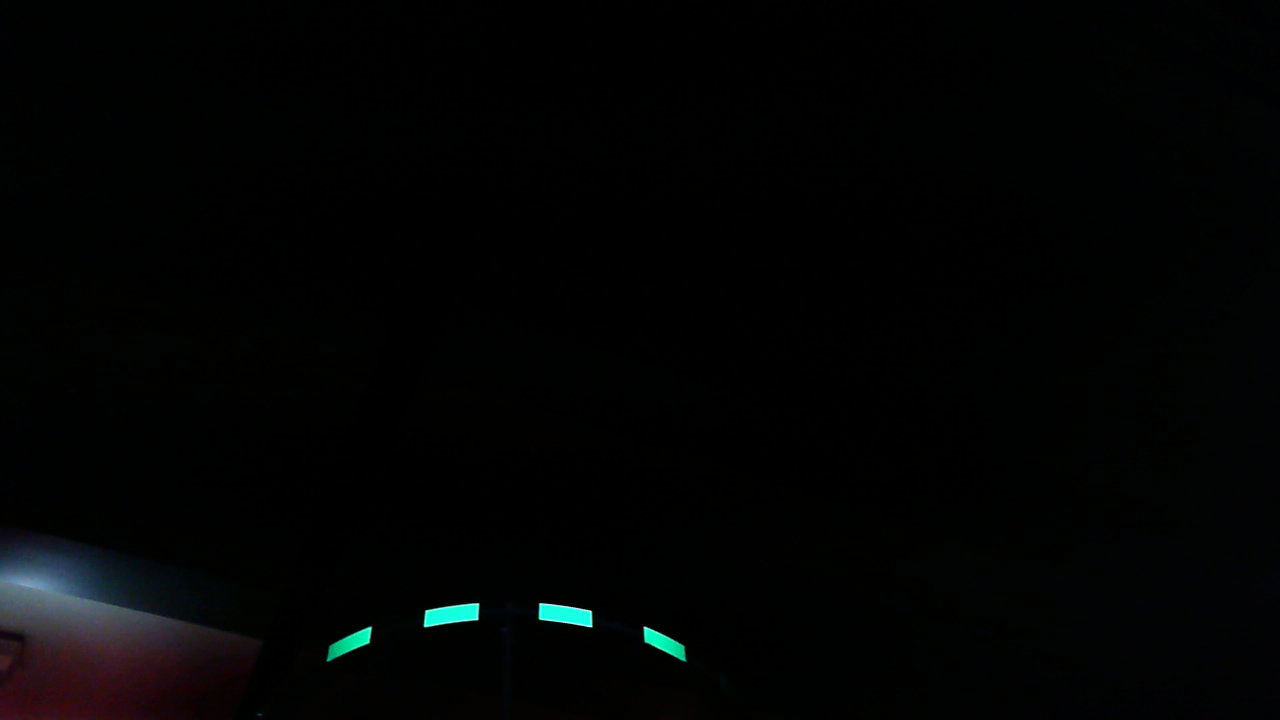
#> input picture img/img.png, 1280 x 720 px, given in place of the camera
$ python main.py
#> lines starting #> are read from the running program, lines starting #| are printed output that depends on the picture; after the words box and inside, x2 and y2 are one past the last pixel; in counts of white or black regions, pixels touching at a corner belong together
import cv2
import numpy as np

# img = cv2.imread("img/img.png")
cam = cv2.VideoCapture(0)
cam.set(cv2.CAP_PROP_EXPOSURE, -25.0)
font = cv2.FONT_HERSHEY_SIMPLEX
x = 0
y = 0

while True:
    ret, frame = cam.read()
#> frame is the input picture: shape (720, 1280, 3); mean B, G, R 3.1, 3.3, 2.3

    height, width = frame.shape[:2]
#> height = 720; width = 1280

    hsv_frame = cv2.cvtColor(frame, cv2.COLOR_BGR2HSV)
#> hsv_frame: shape (720, 1280, 3); mean H, S, V 52.4, 154.4, 4.2
    kernel = np.ones((3, 3), np.uint8)

    vision_frame = cv2.inRange(hsv_frame, (50, 50, 20), (120, 255, 255))
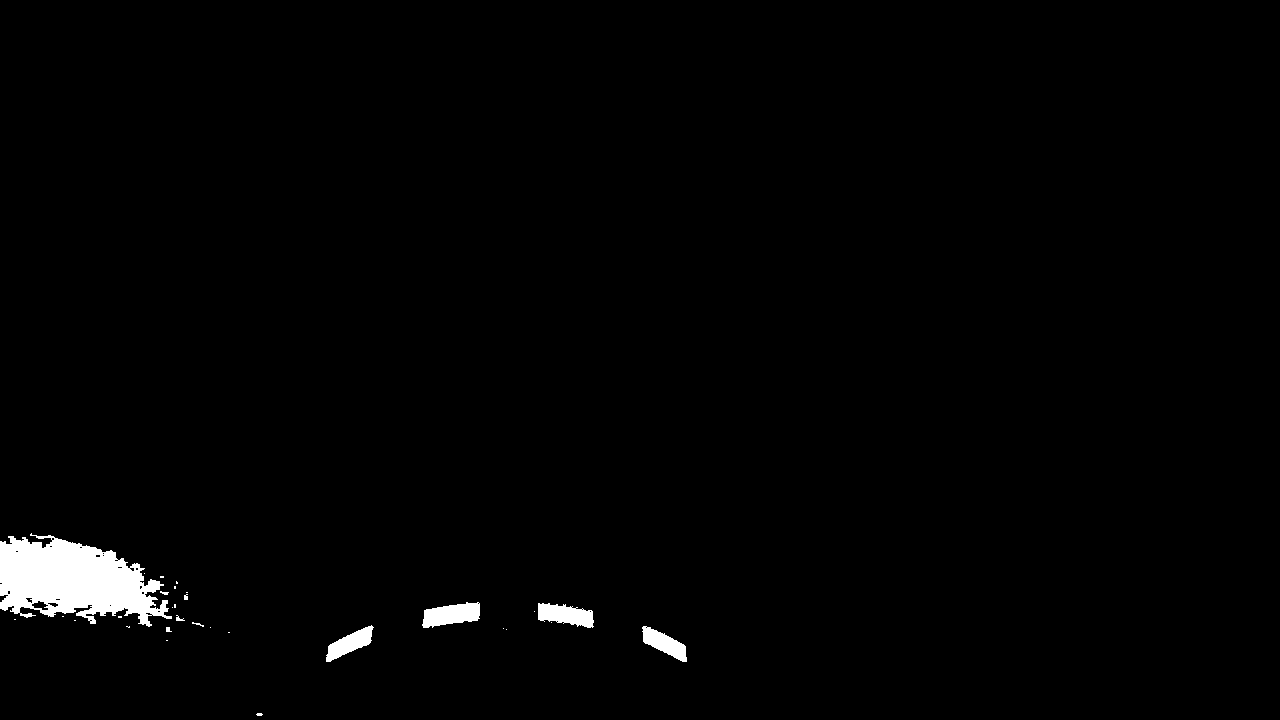
#> vision_frame: shape (720, 1280); 1.5% white; 30 white regions (20 under 20 px), largest, box (x1, y1, x2, y2) and area: (0, 533, 172, 627) 9903, (422, 602, 480, 628) 1038, (538, 603, 594, 628) 939
    vision_frame = cv2.morphologyEx(vision_frame, cv2.MORPH_CLOSE, kernel)
#> vision_frame: shape (720, 1280); 1.5% white; 26 white regions (16 under 20 px)

    contours = cv2.findContours(vision_frame, cv2.RETR_EXTERNAL, cv2.CHAIN_APPROX_SIMPLE)[-2]
#> contours = 26 contours, 21 with area under 20; largest, box (x1, y1, x2, y2) and area: (0, 533, 172, 627) 9908, (422, 602, 480, 628) 970, (538, 603, 594, 628) 886, (326, 625, 374, 662) 736, (642, 626, 687, 662) 724
    center = None

    if len(contours) > 0:
        c = max(contours, key=cv2.contourArea)
#> c = contour of 340 points, box (x1, y1, x2, y2) (0, 533, 172, 627), area 9908
        ((x, y), radius) = cv2.minEnclosingCircle(c)
#> x = 85.5; y = 579.5; radius = 93.77
        M = cv2.moments(c)
#> M = moments, m00 9908, centre m10/m00, m01/m00 = (72.58, 580.6)

        if M["m00"] > 0:
            center = (int(M["m10"] / M["m00"]), int(M["m01"] / M["m00"]))
#> center = (72, 580)
            rectangle_pos = (center[0] + int(radius), center[1] - int(radius / 2)), (center[0] - int(radius), center[1] + int(radius / 2))
#> rectangle_pos = ((165, 534), (-21, 626))

            if radius > 10:
                cv2.rectangle(frame, rectangle_pos[0], rectangle_pos[1], (0, 255, 0), 2)
                # cv2.circle(frame, (int(x), int(y)), int(radius), (0, 255, 255), 2)
                cv2.circle(frame, center, 5, (0, 0, 255), -1)
#> frame: shape (720, 1280, 3); mean B, G, R 3.1, 3.6, 2.3
                middle_point = (int(width / 2), int(height / 2))
#> middle_point = (640, 360)
                pid_cord = center[0] - middle_point[0], center[1] - middle_point[1]
#> pid_cord = (-568, 220)
                cv2.line(frame, middle_point, center, (0, 255, 255), 2)
                cv2.putText(frame, f'target: x: {pid_cord[0]} | y: {pid_cord[1]}', (10, height - 15), font, 1, (0, 255, 0), 2, cv2.LINE_AA)
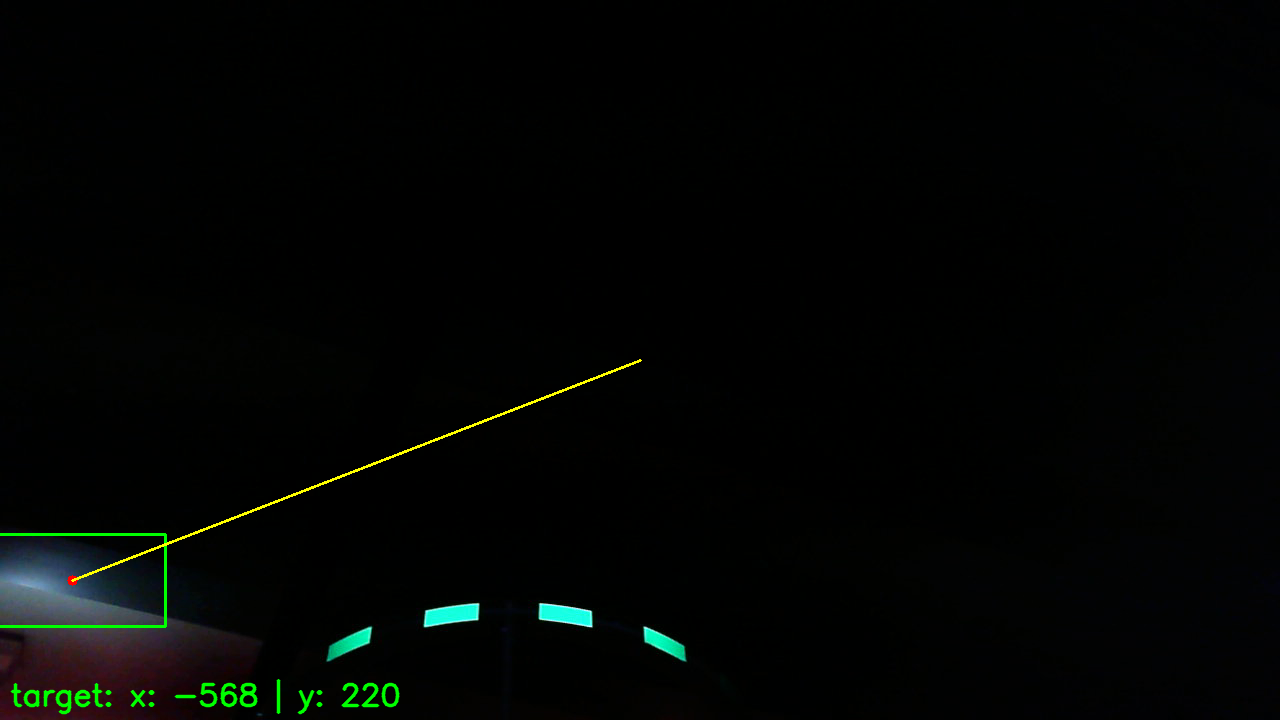
#> frame: shape (720, 1280, 3); mean B, G, R 3, 4.8, 2.7
                # print(f'target: x: {pid_cord[0]} | y: {pid_cord[1]}')
                print(f'h: {height} | w: {width}')
#| h: 720 | w: 1280
    else:
        x = 0
        y = 0

    # crosshair
    cv2.line(frame, (int(width / 2), int((height / 2) + 10)), (int(width / 2), int((height / 2) - 10)), (0, 255, 0), 2)
#> frame: shape (720, 1280, 3); 0.01% of pixels changed, all inside (x1, y1, x2, y2) = (639, 349, 642, 372)
    cv2.line(frame, (int((width / 2) + 10), int(height / 2)), (int((width / 2) - 10), int(height / 2)), (0, 255, 0), 2)
#> frame: shape (720, 1280, 3); mean B, G, R 3, 4.8, 2.7

    cv2.imshow('vision detect', frame)
    if cv2.waitKey(1) == ord('q'):
#> (key q is pressed here)
        break

cv2.destroyAllWindows()

$ run again, on img/target.png
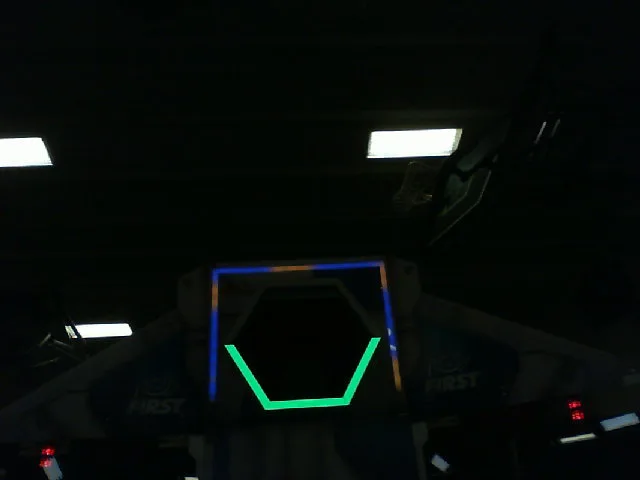
#> input picture img/target.png, 640 x 480 px, given in place of the camera
#> frame is the input picture: shape (480, 640, 3); mean B, G, R 11.2, 14, 8.3
#> hsv_frame: shape (480, 640, 3); mean H, S, V 72, 165.5, 14.9
#> `vision_frame = cv2.morphologyEx(vision_frame, cv2.MORPH_CLOSE, kernel)`:
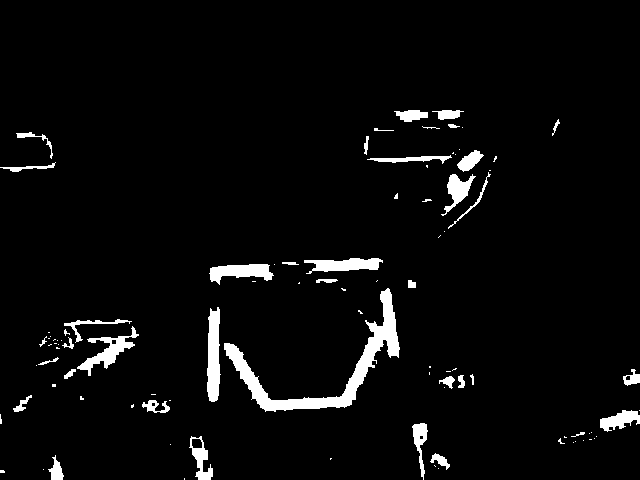
#> vision_frame: shape (480, 640); 4.1% white; 96 white regions (58 under 20 px)
#> contours = 96 contours, 64 with area under 20; largest, box (x1, y1, x2, y2) and area: (224, 288, 400, 412) 3286, (207, 307, 221, 402) 926, (77, 326, 139, 376) 734, (209, 264, 274, 285) 704, (304, 258, 383, 274) 664
#> c = contour of 316 points, box (x1, y1, x2, y2) (224, 288, 400, 412), area 3286
#> x = 312.4; y = 335.1; radius = 89.45
#> M = moments, m00 3286.5, centre m10/m00, m01/m00 = (326.7, 366.5)
#> center = (326, 366)
#> rectangle_pos = ((415, 322), (237, 410))
#> pid_cord = (6, 126)
#> `cv2.putText(frame, f'target: x: {pid_cord[0]} | y: {pid_cord[1]}', (10..`:
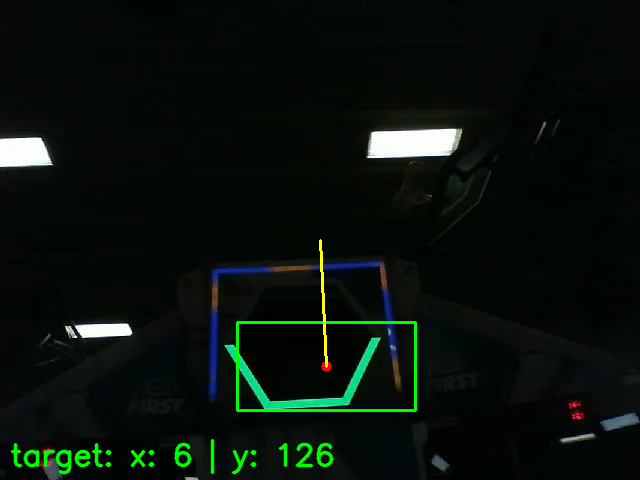
#> frame: shape (480, 640, 3); mean B, G, R 11.1, 17.1, 8.6
#| h: 480 | w: 640
